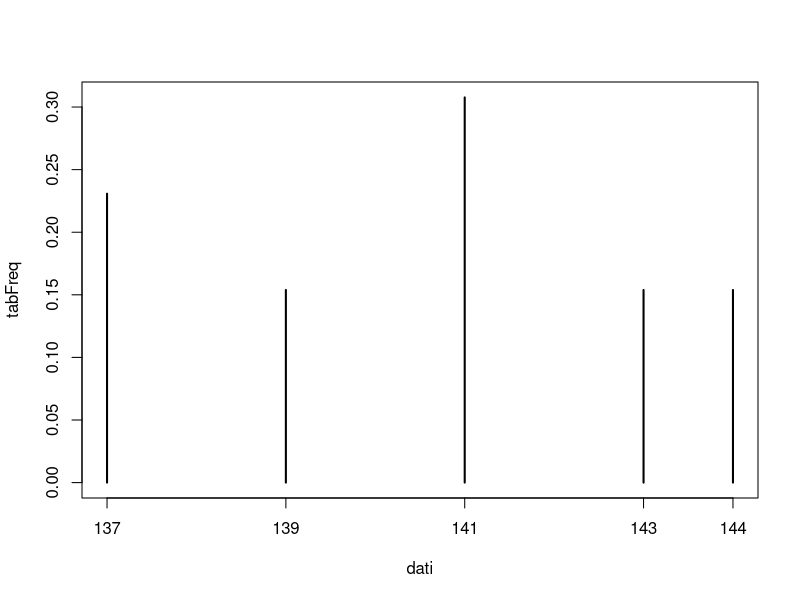
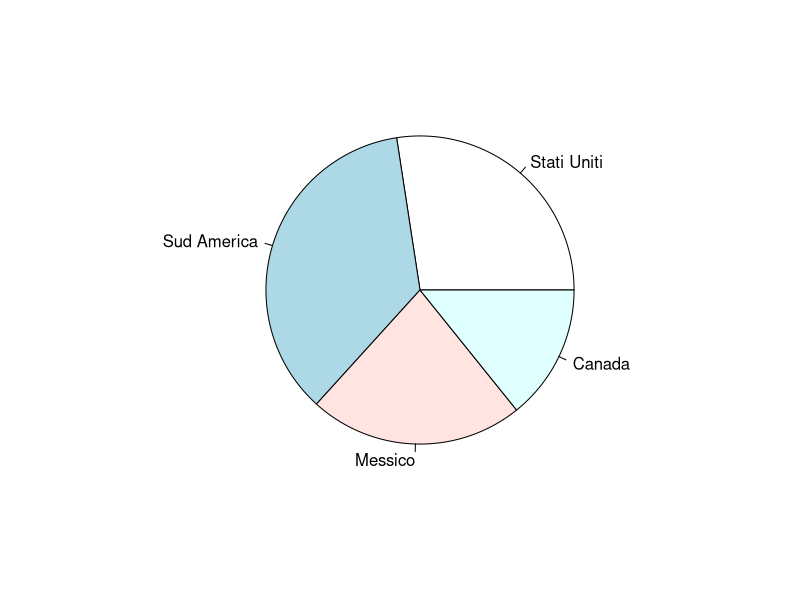
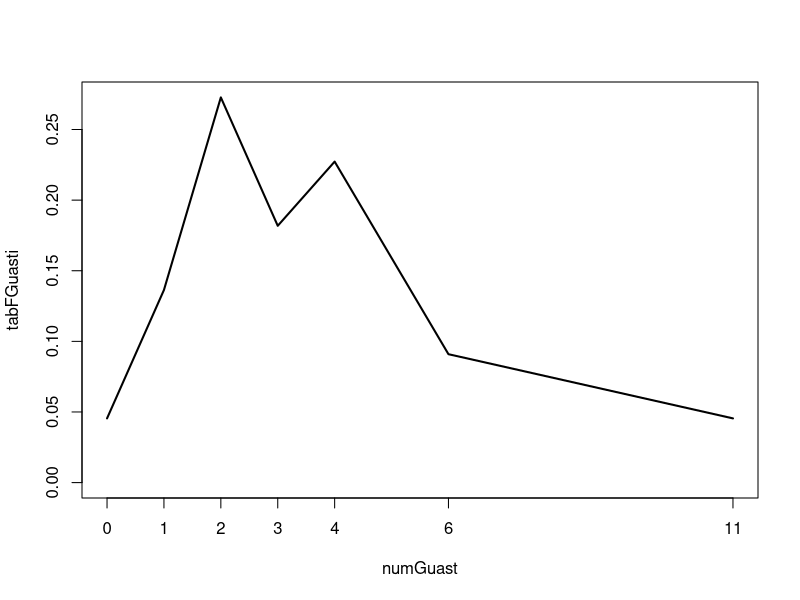
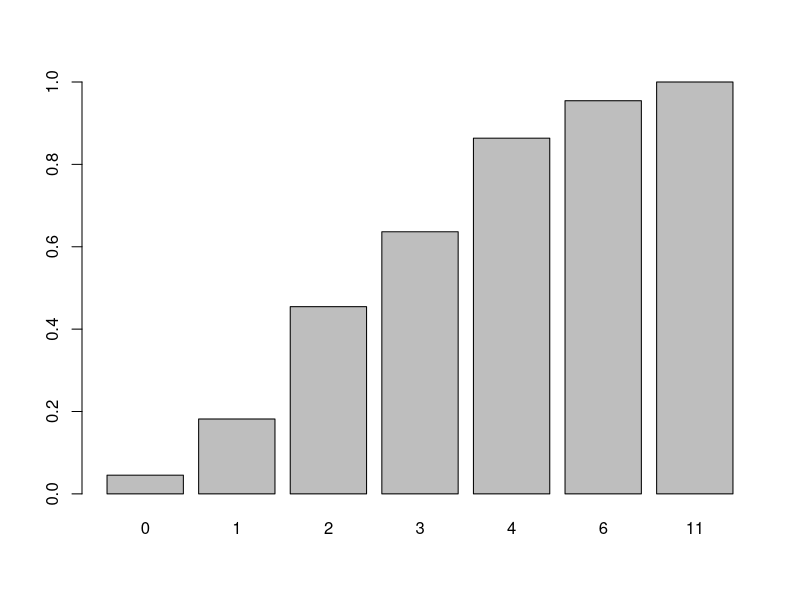
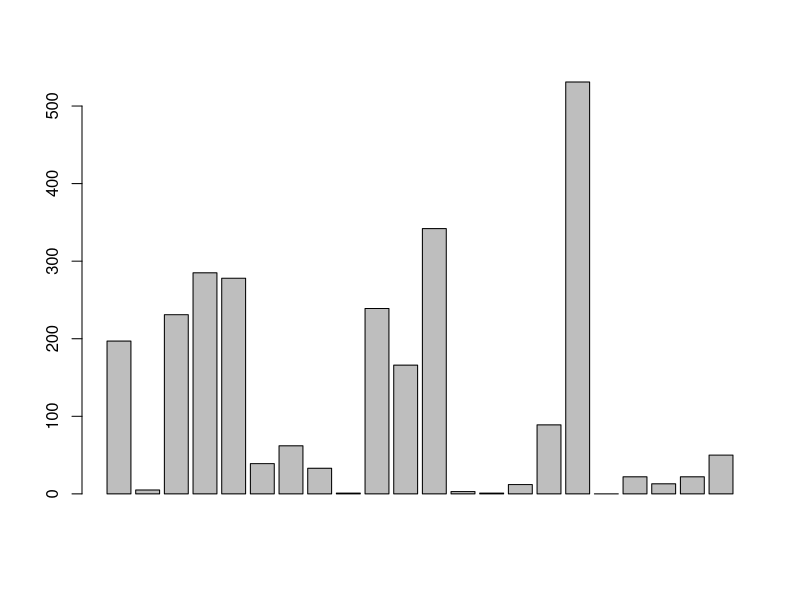
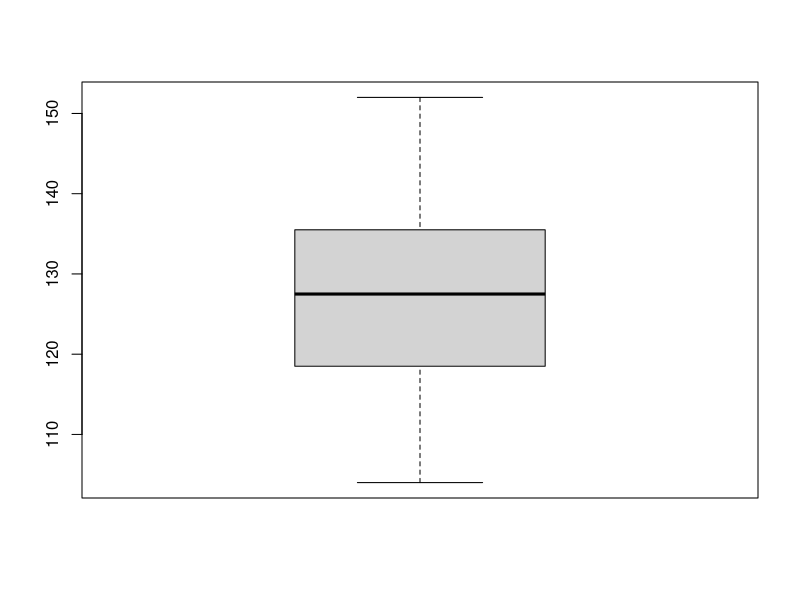
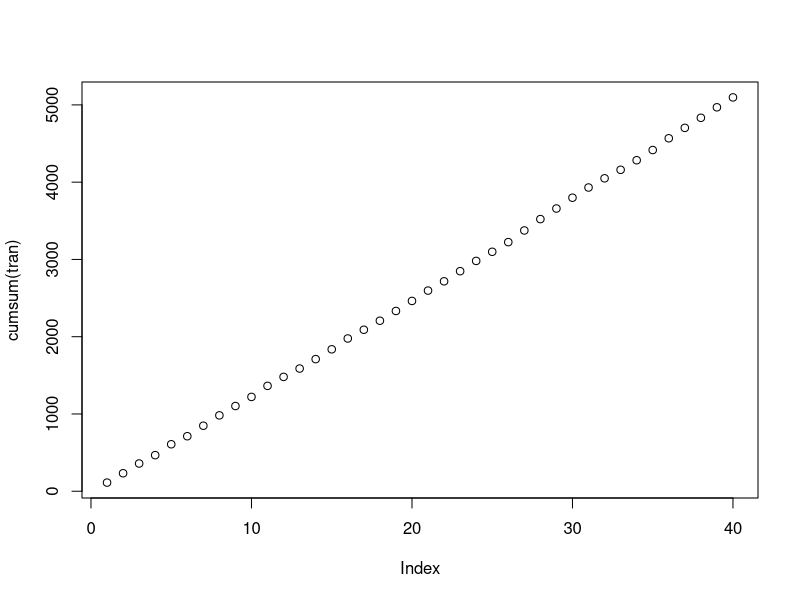
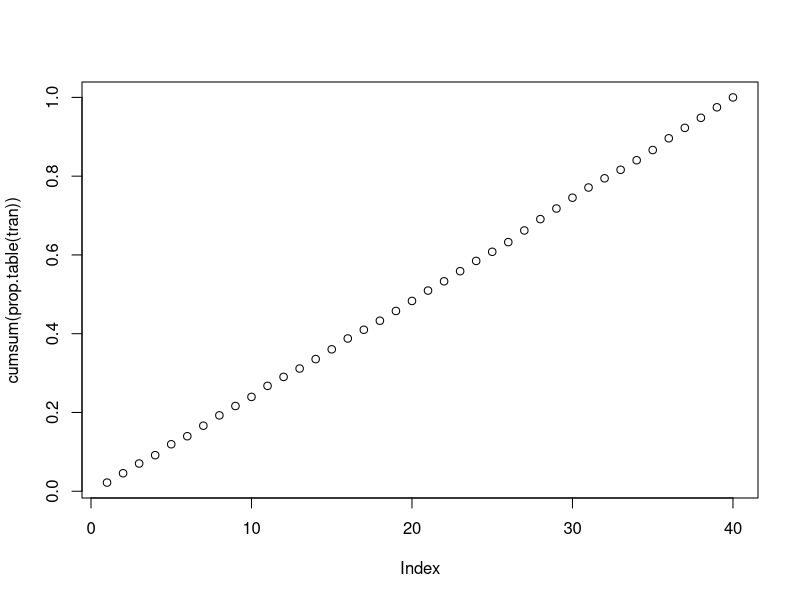

Source code (R) for these figures, in order:


#ES 1:

print("******************")
print("******ES 1*******")
print("******************")
dati=c(137,139,141,137,144,141,139,137,144,141,143,143,141)
tab=table(dati)
print(tab)
tabFreq=prop.table(tab)
print(tabFreq)
plot(tabFreq,type = "h")

#ES 2:

#
#Stati Uniti 387.4
#Sud America 506.3
#Messico 318.0
#Canada 200.8
#

print("******************")
print("****ES 2******")
print("******************")
nomidatEs=c("Stati Uniti","Sud America","Messico","Canada")
print(nomidatEs)
datEs=c(387.4,506.3,318.0,200.8)
pie(datEs,labels=nomidatEs)
print(datEs)
#ES 3:
#HW
print("******************")
print("*****#ES 3:HW*****")
print("******************")
numGuast=c(4,2,4,3,11,6,4,4,1,4,2,3,3,1,2,2,6,0,2,1,3,2)
tabGuasti=table(numGuast)
print(tabGuasti)
tabFGuasti=prop.table(tabGuasti)
print(tabFGuasti)
plot(tabFGuasti,type="l")
freqCom=cumsum(tabFGuasti)
print(freqCom)
barplot(freqCom)
#Calcolare la media, mediana, moda e deviazione standard campionaria.
media=mean(numGuast)
print(media)
mediana=median(numGuast)
print(mediana)

      #script per moda
y=0
for(x in 1:7)
{
  if(tabGuasti[x]>=y)
  {
    y=tabGuasti[x]
  }
}  
print("moda: numero m per n volte:")
print(y)
print(var(numGuast))
print(sd(numGuast))

#SW
print("******************")
print("*****SW*****")
print("******************")
numGuastSW=c(197,5,231,285,278,39,62,33,1,239,166,342,3,1,12,89,531,0,22,13,22,50)
barplot(numGuastSW)
stem(numGuastSW)


#Calcolare la media, mediana, moda e deviazione standard campionaria.
tabGuastiSW=table(numGuastSW)
print(tabGuastiSW)
print("++++++++++++++++++++++++++++++++++++++++++++++++++++")
mediaSW=mean(numGuastSW)
print(mediaSW)
medianaSW=median(numGuastSW)
print(medianaSW)

#script per moda rustica (non ho voglia di gestire il caso di pari mode)
ySW=0

for(x2 in 1:20)
{
  if(tabGuastiSW[x]>=ySW)
  {
    ySW=tabGuastiSW[x]
  }
}  
print("moda: numero m per n volte:")
print(ySW)
print(var(numGuastSW))
print(sd(numGuastSW))

#
print("******************")
print("****ES 4:****")
print("******************")

tran=c(112,121,126,108,141,104,136,134,121,118,143,116,108,122,127,140,113,117,126,130,134,120,131,133,118,125,151,147,137,140,132,119,110,124,132,152,135,130,136,128)
Pollo=table(tran)
t=boxplot(tran)
print(t$stats)
print("modo Figo")
print(quantile(tran))
#####################################################

mediaTr=mean(tran)
print(mediaTr)
medianaTr=median(tran)
print(medianaTr)

#script per moda rustica (non ho voglia di gestire il caso di pari mode)
ytr=0

for(x3 in 1:40)
{
  if(Pollo[x]>=ytr)
  {
    ytr=Pollo[x]
  }
}  
print("moda: numero m per n volte:")
print(ytr)
#deviazione standard campionaria ta faccio bll
print(var(tran))
print(sd(tran))
plot(cumsum(tran))
#e) La distribuzione dei dati è approssimativamente normale? BHO 

#
# pollo) Che percentuale dei dati cade dentro "x±s (s: deviazione standard, "x media
#   campionaria)? quindi k=1
#
k=1
n=(1-((40-1)/40))*100
print("il")
print(n)
print("percento")

#ES 5:

print("******************")
print("***ES 5:***")
print("******************")

stud=c(3.46,3.72,3.95,3.55,3.62,3.80,3.86,3.71,3.56,3.49,3.96,3.90,3.70,3.61,3.72,3.65,3.48,3.87,3.82,3.91,3.69,3.67,3.72,3.66,3.79,3.75,3.93,3.74,3.50,3.83)
stem(stud)
mediaSt=mean(stud)
DerSt=sd(stud)
print(mediaSt)
print(DerSt)
#1.5 poi 2

n=(1-(1/(1.5)^2))*100
print("il")
print(n)
print("percento")

n=(1-(1/(2)^2))*100
print("il")
print(n)
print("percento")



plot(cumsum(prop.table(tran)))

x <- c(64,65,66,67,69,70,72,72,74,74,75,76)
y <- c(91,94,88,103,77,96,105,88,122,102,90,114)
datiPollo=data.frame(x,y)
print(datiPollo)
plot(datiPollo,type="p")
POLLO=cor(datiPollo)
x=mode(numGuast)
print(POLLO[2])